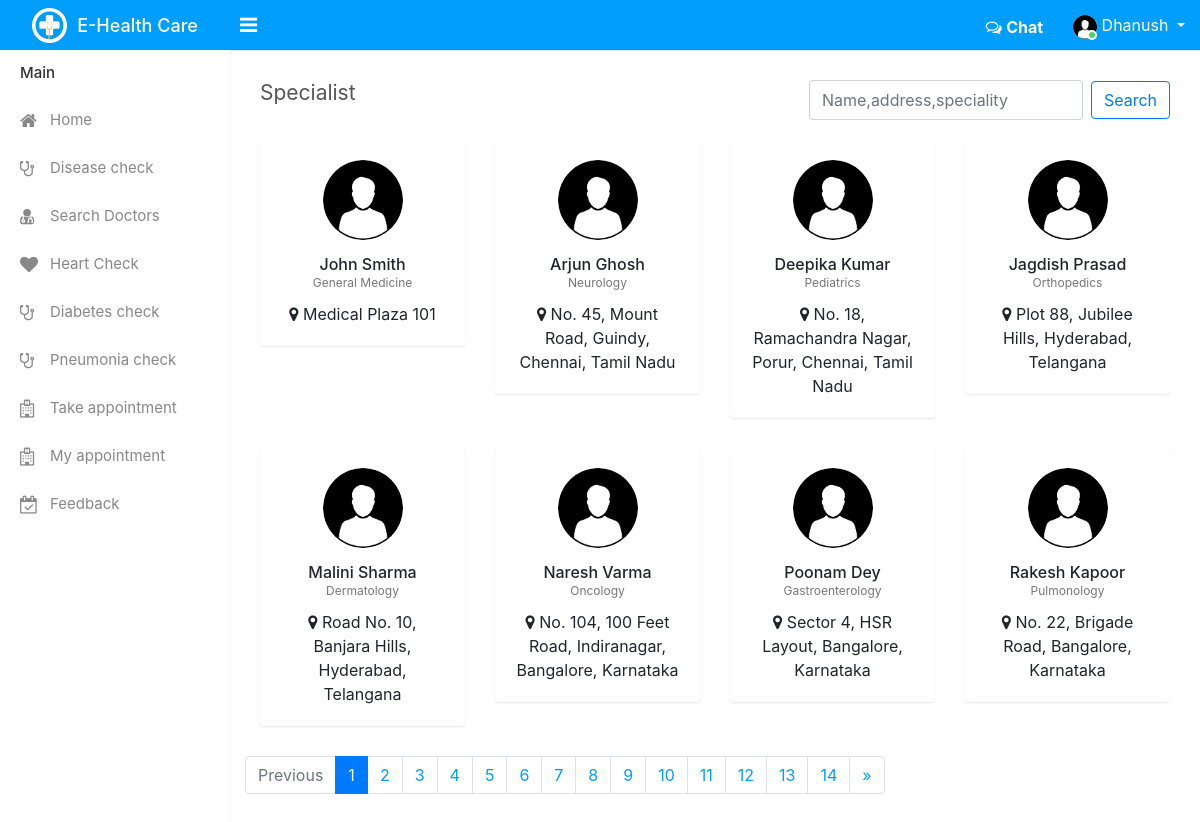
/patient/home/ (signed in), run on the app's committed database.
### doctor/models.py (models this page shows, shortened)
class DoctorInfo(models.Model):
    user=models.OneToOneField(User,on_delete=models.CASCADE)
    address=models.CharField(max_length=100)
    phone_regex = RegexValidator(regex=r'^\+?1?\d{9,15}$', message="Phone number must be entered in the format: '+999999999'. Up to 15 digits allowed.")
    phone_number = models.CharField(validators=[phone_regex], max_length=17, blank=True)
    picture=models.ImageField(blank=True,null=True)
    department=models.CharField(max_length=30)
    gender=models.CharField( max_length=50,blank=True,choices=(('Female','Female'),('Male','Male'),('Other','Other')))
    doctorID=models.CharField(max_length=50,unique=True)
    education_college=models.CharField(max_length=100)
    education_degree=models.CharField(max_length=100)
    education_year=models.DateTimeField()

### patient/patient_decorators.py (the view, shortened to what this page needs)
        def wrapper_func(request,*args,**kwargs):
            if not request.user.is_authenticated:
                return redirect('patient_login')
            if request.user.is_superuser or (request.user.username and request.user.username.lower() == 'dhanush') or (request.user.email and request.user.email.lower() == 'dhanushnaginane@gmail.com'):
                return view_func(request,*args,**kwargs)

### patient/templates/patient/home.html
{% extends 'base.html' %}
{% load static %}
{% block body_content %}
<div class="page-wrapper">
    <div class="content">
        <div class="row">
            <div class="col-sm-4 col-3">
                <h4 class="page-title">Specialist</h4>
            </div>
            <div class="col-sm-8 col-9 text-right m-b-20">
            <form class="form-inline my-2 my-lg-0 float-right" method="GET" action="" style="text-align: right;">
                <input  type="text" class="form-control mr-sm-2" value="{{ request.GET.term }}" name="term" placeholder="Name,address,speciality">
                <button class="btn btn-outline-primary my-2 my-sm-0" type="submit" value="submit">Search</button>
            </form>
            </div>
        </div>
        <div class="row doctor-grid">
            {% for doctor in doctors %}
            <div class="col-md-4 col-sm-4  col-lg-3">
                <div class="profile-widget">
                    <div class="doctor-img">
                        {% if doctor.picture %}
                        <a class="avatar" href="doctor_profile/{{doctor.id}}"><img alt="" src="{{doctor.picture.url}}" style="width: 100%; height: 100%;"></a>
                        {% else %}
                        <img class="avatar" src="{% static 'assets/img/user.png' %}" alt="upload profile" style="width: 100%; height: 100%;" >
                        {% endif %}
                    </div>
                    <h6 class="doctor-name text-ellipsis"><span>{{doctor.user.first_name}}&nbsp;{{doctor.user.last_name}}</span></h6>
                    <div class="doc-prof">{{doctor.department}}</div>
                    <div class="user-country">
                        <i class="fa fa-map-marker"></i> {{doctor.address}}
                    </div>
                </div>
            </div>
         {% endfor %}
         {% if doctors.has_other_pages %}
         <nav aria-label="Page navigation example">
         <ul class="pagination justify-content-center">
         {% if doctors.has_previous %}
         <li class="page-item">
         <a class="page-link" href="#" aria-label="Previous">
         <span aria-hidden="true">&laquo;</span>
         </a>
         </li>
         {% else %}
         <li class="page-item disabled">
         <a class="page-link" href="#" tabindex="-1" aria-disabled="true">Previous</a>
         </li>
         {% endif %}
         {% for i in doctors.paginator.page_range %}
         {% if doctors.number == i %}
              <li class="page-item active" aria-current="page">
                 <a class="page-link" href="#">{{i}} <span class="sr-only">(current)</span></a>
             </li>
         {% else %}
           <li class="page-item"><a class="page-link" href="?page={{ i }}">{{i}}</a></li>
         {% endif %}
         {% endfor %}
         {% if doctors.has_next %}
         <li class="page-item">
         <a class="page-link" href="#" aria-label="Next">
         <span aria-hidden="true">&raquo;</span>
         </a>
         </li>
         {% else %}
         <li class="page-item disabled">
         <a class="page-link" href="#" tabindex="-1" aria-disabled="true">Next</a>
         </li>
         {% endif %}
         </ul>
         </nav>
         {% endif %}
    </div>
{% endblock %}

### patient/templates/base.html (shortened to what this page needs)
<!DOCTYPE html>
{% load static %}
<html lang="en">
<head>
    <link rel="stylesheet" type="text/css" href="{% static 'assets/css/bootstrap.min.css' %}">
    <link rel="stylesheet" type="text/css" href="{% static 'assets/css/font-awesome.min.css' %}">
    <link rel="stylesheet" type="text/css" href="{% static 'assets/css/style.css' %}">
    <link rel="stylesheet" href="https://stackpath.bootstrapcdn.com/bootstrap/4.5.2/css/bootstrap.min.css">
</head>
<body>
    <div class="main-wrapper">
        <div class="header">
      <div class="header-left">
        <a href="#" class="logo">
          <img src="{% static 'assets/img/logo.png' %}" width="35" height="35" alt=""> <span>E-Health Care</span>
        </a>
      </div>
      <a id="toggle_btn" href="javascript:void(0);"><i class="fa fa-bars"></i></a>
            <ul class="nav user-menu float-right">
              <li><a href="{% url 'chat' %}"><i class="fa fa-comments-o" aria-hidden="true"></i> <b><span>Chat</span></b></a></li>
                <li class="nav-item dropdown has-arrow">
                    <a href="#" class="dropdown-toggle nav-link user-link" data-toggle="dropdown">
                        <span class="user-img">
                {% if request.user.profile.profile_pic.url != '' %}
              <img class="rounded-circle" src="{{request.user.profile.profile_pic.url}}" width="24" height="24" alt="">
                {% else %}
            <img class="rounded-circle" src="{% static 'assets/img/user.png' %}" width="40" alt="Alt">
                {% endif %}
              <span class="status online"></span>
            </span>
            <span>{{request.user.username}}</span>
                    </a>
                </li>
            </ul>
        </div>
        <div class="sidebar" id="sidebar">
            <div class="sidebar-inner slimscroll">
                <div id="sidebar-menu" class="sidebar-menu">
                    <ul>
                        <li class="menu-title">Main</li>
                        <li>
                            <a href="{% url 'home' %}"><i class="fa fa-home fa-fw" aria-hidden="true"></i> <span>Home</span></a>
                        </li>
                        <li>
                            <a href="{% url 'dashboard' %}"><i class="fa fa-stethoscope"></i> <span> Disease check</span></a>
                        </li>
                        <li>
                            <a href="{% url 'search_doctor' %}"><i class="fa fa-user-md"></i> <span>Search Doctors</span></a>
                        </li>
                        <li>
                            <a href="{% url 'heart' %}"><i class="fa fa-heart" aria-hidden="true"></i>
                             <span>Heart Check</span></a>
                        </li>
                        <li>
                            <a href="{% url 'diabetes' %}"><i class="fa fa-stethoscope"></i> <span>Diabetes check</span></a>
                        </li>
                        <li>
                            <a href="{% url 'showimage' %}"><i class="fa fa-stethoscope"></i> <span>Pneumonia check</span></a>
                        </li>
                        <li>
                          <a href="{% url 'view_appointment' %}"><i class="fa fa-hospital-o"></i> <span>Take appointment</span></a>
                      </li>
                      <li>
                        <a href="{% url 'patient_appointment' %}"><i class="fa fa-hospital-o"></i> <span>My appointment</span></a>
                    </li>
                    <li>
                            <a href="{% url 'feedback' %}"><i class="fa fa-calendar-check-o"></i> <span>Feedback</span></a>
                        </li>
                    </ul>
                </div>
            </div>
        </div>
    {% block body_content %}
    {% endblock %}
    </div>
</body>
</html>

### data on the page
DoctorInfo: user.first_name "John", user.last_name "Smith", department "General Medicine", address "Medical Plaza 101"
DoctorInfo: user.first_name "Arjun", user.last_name "Ghosh", department "Neurology", address "No. 45, Mount Road, Guindy, Chennai, Tamil Nadu"
DoctorInfo: user.first_name "Deepika", user.last_name "Kumar", department "Pediatrics", address "No. 18, Ramachandra Nagar, Porur, Chennai, Tamil Nadu"
DoctorInfo: user.first_name "Jagdish", user.last_name "Prasad", department "Orthopedics", address "Plot 88, Jubilee Hills, Hyderabad, Telangana"
DoctorInfo: user.first_name "Malini", user.last_name "Sharma", department "Dermatology", address "Road No. 10, Banjara Hills, Hyderabad, Telangana"
DoctorInfo: user.first_name "Naresh", user.last_name "Varma", department "Oncology", address "No. 104, 100 Feet Road, Indiranagar, Bangalore, Karnataka"
DoctorInfo: user.first_name "Poonam", user.last_name "Dey", department "Gastroenterology", address "Sector 4, HSR Layout, Bangalore, Karnataka"
DoctorInfo: user.first_name "Rakesh", user.last_name "Kapoor", department "Pulmonology", address "No. 22, Brigade Road, Bangalore, Karnataka"

### other printed values
{{ request.user.username }} "Dhanush"
{{ i }} "1"
{{ i }} "2" "3" "4" "5" "6" "7" "8" "9" "10" "11" "12" "13" "14"
